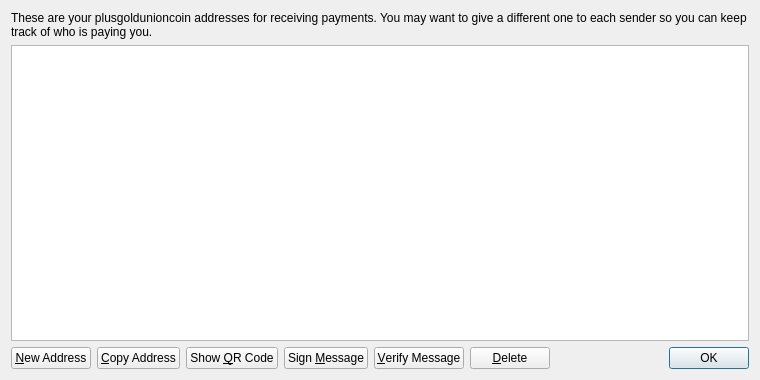
<?xml version="1.0" encoding="UTF-8"?>
<ui version="4.0">
 <class>AddressBookPage</class>
 <widget class="QWidget" name="AddressBookPage">
  <property name="geometry">
   <rect>
    <x>0</x>
    <y>0</y>
    <width>760</width>
    <height>380</height>
   </rect>
  </property>
  <property name="windowTitle">
   <string>Address Book</string>
  </property>
  <layout class="QVBoxLayout" name="verticalLayout">
   <item>
    <widget class="QLabel" name="labelExplanation">
     <property name="text">
      <string>These are your plusgoldunioncoin addresses for receiving payments. You may want to give a different one to each sender so you can keep track of who is paying you.</string>
     </property>
     <property name="textFormat">
      <enum>Qt::PlainText</enum>
     </property>
     <property name="wordWrap">
      <bool>true</bool>
     </property>
    </widget>
   </item>
   <item>
    <widget class="QTableView" name="tableView">
     <property name="contextMenuPolicy">
      <enum>Qt::CustomContextMenu</enum>
     </property>
     <property name="toolTip">
      <string>Double-click to edit address or label</string>
     </property>
     <property name="tabKeyNavigation">
      <bool>false</bool>
     </property>
     <property name="alternatingRowColors">
      <bool>true</bool>
     </property>
     <property name="selectionMode">
      <enum>QAbstractItemView::SingleSelection</enum>
     </property>
     <property name="selectionBehavior">
      <enum>QAbstractItemView::SelectRows</enum>
     </property>
     <property name="sortingEnabled">
      <bool>true</bool>
     </property>
     <attribute name="verticalHeaderVisible">
      <bool>false</bool>
     </attribute>
    </widget>
   </item>
   <item>
    <layout class="QHBoxLayout" name="horizontalLayout">
     <item>
      <widget class="QPushButton" name="newAddressButton">
       <property name="toolTip">
        <string>Create a new address</string>
       </property>
       <property name="text">
        <string>&amp;New Address</string>
       </property>
       <property name="icon">
        <iconset resource="../bitcoin.qrc">
         <normaloff>:/icons/add</normaloff>:/icons/add</iconset>
       </property>
      </widget>
     </item>
     <item>
      <widget class="QPushButton" name="copyToClipboard">
       <property name="toolTip">
        <string>Copy the currently selected address to the system clipboard</string>
       </property>
       <property name="text">
        <string>&amp;Copy Address</string>
       </property>
       <property name="icon">
        <iconset resource="../bitcoin.qrc">
         <normaloff>:/icons/editcopy</normaloff>:/icons/editcopy</iconset>
       </property>
      </widget>
     </item>
     <item>
      <widget class="QPushButton" name="showQRCode">
       <property name="text">
        <string>Show &amp;QR Code</string>
       </property>
       <property name="icon">
        <iconset resource="../bitcoin.qrc">
         <normaloff>:/icons/qrcode</normaloff>:/icons/qrcode</iconset>
       </property>
      </widget>
     </item>
     <item>
      <widget class="QPushButton" name="signMessage">
       <property name="toolTip">
        <string>Sign a message to prove you own a plusgoldunioncoin address</string>
       </property>
       <property name="text">
        <string>Sign &amp;Message</string>
       </property>
       <property name="icon">
        <iconset resource="../bitcoin.qrc">
         <normaloff>:/icons/edit</normaloff>:/icons/edit</iconset>
       </property>
      </widget>
     </item>
     <item>
      <widget class="QPushButton" name="verifyMessage">
       <property name="toolTip">
        <string>Verify a message to ensure it was signed with a specified plusgoldunioncoin address</string>
       </property>
       <property name="text">
        <string>&amp;Verify Message</string>
       </property>
       <property name="icon">
        <iconset resource="../bitcoin.qrc">
         <normaloff>:/icons/transaction_0</normaloff>:/icons/transaction_0</iconset>
       </property>
      </widget>
     </item>
     <item>
      <widget class="QPushButton" name="deleteButton">
       <property name="toolTip">
        <string>Delete the currently selected address from the list</string>
       </property>
       <property name="text">
        <string>&amp;Delete</string>
       </property>
       <property name="icon">
        <iconset resource="../bitcoin.qrc">
         <normaloff>:/icons/remove</normaloff>:/icons/remove</iconset>
       </property>
      </widget>
     </item>
     <item>
      <spacer name="horizontalSpacer">
       <property name="orientation">
        <enum>Qt::Horizontal</enum>
       </property>
       <property name="sizeHint" stdset="0">
        <size>
         <width>40</width>
         <height>20</height>
        </size>
       </property>
      </spacer>
     </item>
     <item>
      <widget class="QDialogButtonBox" name="buttonBox">
       <property name="sizePolicy">
        <sizepolicy hsizetype="Maximum" vsizetype="Fixed">
         <horstretch>0</horstretch>
         <verstretch>0</verstretch>
        </sizepolicy>
       </property>
       <property name="standardButtons">
        <set>QDialogButtonBox::Ok</set>
       </property>
      </widget>
     </item>
    </layout>
   </item>
  </layout>
 </widget>
 <resources>
  <include location="../bitcoin.qrc"/>
 </resources>
 <connections/>
</ui>
